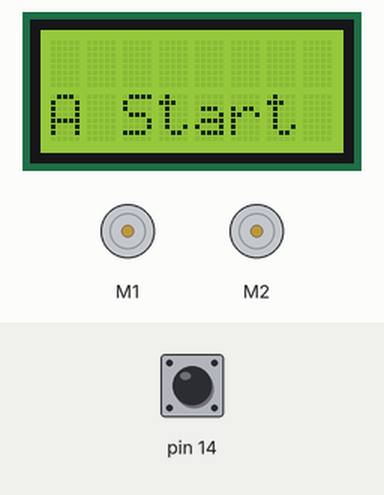
Simulated run of this sketch. Board: Arduino Leonardo, built with avr-gcc and run on an emulated ATmega32U4. On the bench: 8×2 character LCD, 2 × DC motor (green arrow = forward, orange = backward, longer = faster). The test bench sets the inputs (shaded band); at power-on: pin 14 HIGH.

Above: at 1.2 s.
1.3 s: pin 14 pulled LOW for 0.15 s
At 2.0 s:
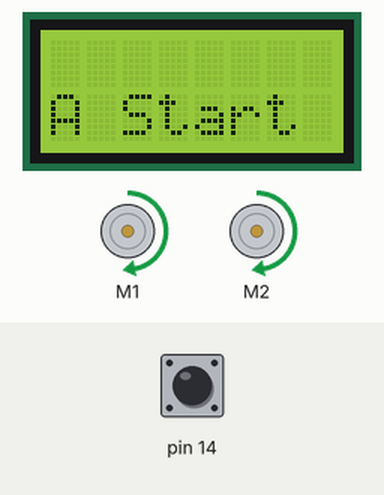
4.4 s: pin 14 pulled LOW for 3.2 s
At 6.4 s:
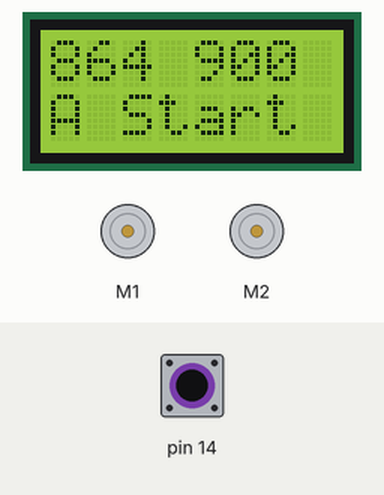
10.6 s: pin 14 pulled LOW for 3.2 s
16.8 s: pin 14 pulled LOW for 3.2 s
23.0 s: pin 14 pulled LOW for 3.2 s
29.2 s: pin 14 pulled LOW for 3.2 s
At 30.61 s:
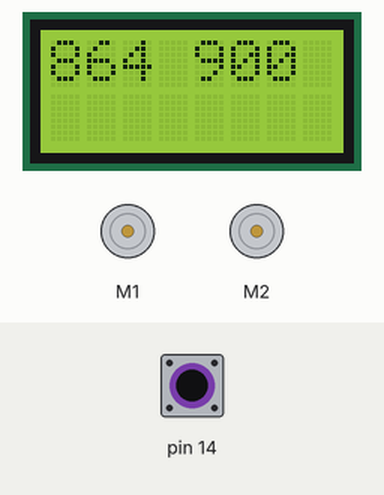
Timing chart, 0 to 38.3 s (numbered marks = the images above; inputs shaded):
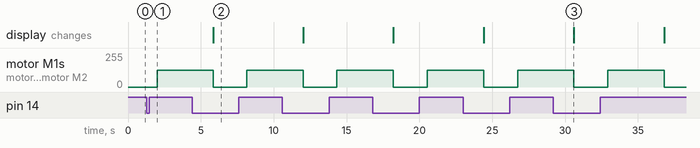

The sketch:

sample15.ino
```cpp
#include <Zumo32U4.h>

Zumo32U4Encoders  encoders;
Zumo32U4Motors    motors;
Zumo32U4ButtonA   buttonA;
Zumo32U4LCD       lcd;

void setup()
{
    lcd.clear();
}

void move(int SL, int SR, int EC)
{
    int cLeft, cRight;
    delay(500);
    // 左右のエンコーダを初期化し値を取得する
    cLeft  = encoders.getCountsAndResetLeft();
    cRight = encoders.getCountsAndResetRight();
    motors.setSpeeds(SL, SR);
    do{
        // 左右のエンコーダの値を取得する
        cLeft  = encoders.getCountsLeft();
        cRight = encoders.getCountsRight();
        lcd.clear();
        lcd.print(cLeft/10);
        lcd.gotoXY(4, 0);
        lcd.print(cRight/10);
    } while(abs(cLeft) < EC && abs(cRight) < EC);
    motors.setSpeeds(0, 0);
}

void loop()
{
    lcd.gotoXY(0, 1);
    lcd.print("A Start");
    buttonA.waitForButton();
    // 左右のモータの速度を200，エンコーダの値を9000まで動作させる
    move(200, 200, 9000);
}
```

Measured:
- after the input at 1.3 s, motor M1, motor M2: stopped → forward 127/255 after 0.69 s
